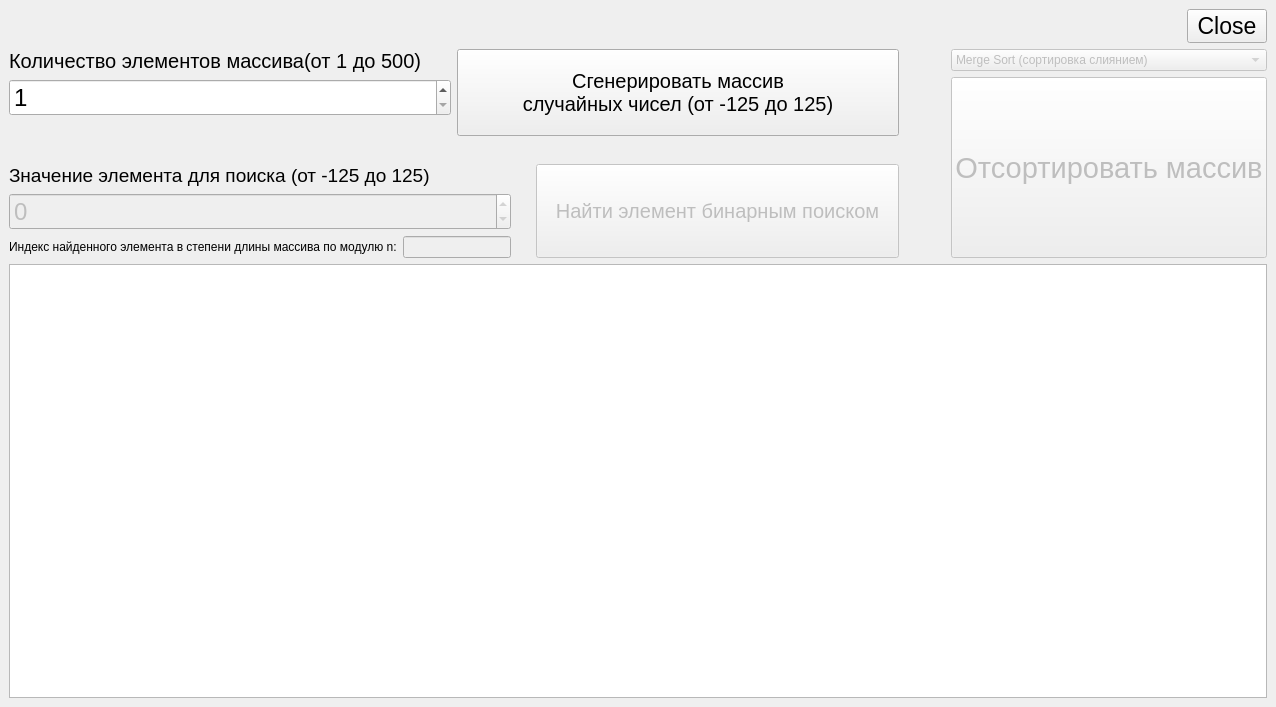
<?xml version="1.0" encoding="UTF-8"?>
<ui version="4.0">
 <class>MainWindow</class>
 <widget class="QMainWindow" name="MainWindow">
  <property name="geometry">
   <rect>
    <x>0</x>
    <y>0</y>
    <width>1276</width>
    <height>707</height>
   </rect>
  </property>
  <property name="windowTitle">
   <string>MainWindow</string>
  </property>
  <widget class="QWidget" name="centralwidget">
   <layout class="QGridLayout" name="gridLayout">
    <item row="3" column="0" colspan="3">
     <layout class="QVBoxLayout" name="verticalLayout_4">
      <item>
       <widget class="QGraphicsView" name="graphicsView"/>
      </item>
     </layout>
    </item>
    <item row="1" column="2">
     <widget class="QComboBox" name="comboSorts">
      <property name="enabled">
       <bool>false</bool>
      </property>
      <item>
       <property name="text">
        <string>Merge Sort (сортировка слиянием)</string>
       </property>
      </item>
      <item>
       <property name="text">
        <string>Quick Sort (быстрая сортировка)</string>
       </property>
      </item>
      <item>
       <property name="text">
        <string>Heap Sort (сортировка кучей)</string>
       </property>
      </item>
      <item>
       <property name="text">
        <string>Interpolation Sort (интерполяционная сортировка)</string>
       </property>
      </item>
     </widget>
    </item>
    <item row="2" column="1">
     <spacer name="horizontalSpacer_2">
      <property name="orientation">
       <enum>Qt::Horizontal</enum>
      </property>
      <property name="sizeType">
       <enum>QSizePolicy::Fixed</enum>
      </property>
      <property name="sizeHint" stdset="0">
       <size>
        <width>40</width>
        <height>20</height>
       </size>
      </property>
     </spacer>
    </item>
    <item row="0" column="0" colspan="3">
     <layout class="QHBoxLayout" name="horizontalLayout_2">
      <item>
       <spacer name="horizontalSpacer">
        <property name="orientation">
         <enum>Qt::Horizontal</enum>
        </property>
        <property name="sizeHint" stdset="0">
         <size>
          <width>40</width>
          <height>20</height>
         </size>
        </property>
       </spacer>
      </item>
      <item>
       <widget class="QPushButton" name="buttonClose">
        <property name="font">
         <font>
          <family>Ubuntu</family>
          <pointsize>17</pointsize>
         </font>
        </property>
        <property name="text">
         <string>Close</string>
        </property>
        <property name="icon">
         <iconset theme="application-exit"/>
        </property>
        <property name="iconSize">
         <size>
          <width>20</width>
          <height>20</height>
         </size>
        </property>
       </widget>
      </item>
     </layout>
    </item>
    <item row="1" column="0" rowspan="2">
     <layout class="QVBoxLayout" name="verticalLayout_6">
      <item>
       <layout class="QHBoxLayout" name="horizontalLayout">
        <property name="rightMargin">
         <number>0</number>
        </property>
        <item>
         <layout class="QVBoxLayout" name="verticalLayout_2">
          <item>
           <widget class="QLabel" name="label">
            <property name="font">
             <font>
              <pointsize>15</pointsize>
             </font>
            </property>
            <property name="text">
             <string>Количество элементов массива(от 1 до 500)</string>
            </property>
           </widget>
          </item>
          <item>
           <widget class="QSpinBox" name="spinCountIndexes">
            <property name="font">
             <font>
              <pointsize>18</pointsize>
             </font>
            </property>
            <property name="minimum">
             <number>1</number>
            </property>
            <property name="maximum">
             <number>1000</number>
            </property>
           </widget>
          </item>
          <item>
           <spacer name="verticalSpacer_2">
            <property name="orientation">
             <enum>Qt::Vertical</enum>
            </property>
            <property name="sizeType">
             <enum>QSizePolicy::Fixed</enum>
            </property>
            <property name="sizeHint" stdset="0">
             <size>
              <width>20</width>
              <height>20</height>
             </size>
            </property>
           </spacer>
          </item>
         </layout>
        </item>
        <item>
         <widget class="QPushButton" name="buttonGenerate">
          <property name="enabled">
           <bool>true</bool>
          </property>
          <property name="sizePolicy">
           <sizepolicy hsizetype="Minimum" vsizetype="Ignored">
            <horstretch>0</horstretch>
            <verstretch>0</verstretch>
           </sizepolicy>
          </property>
          <property name="font">
           <font>
            <pointsize>15</pointsize>
           </font>
          </property>
          <property name="text">
           <string>Сгенерировать массив
случайных чисел (от -125 до 125)</string>
          </property>
          <property name="icon">
           <iconset theme="view-refresh"/>
          </property>
          <property name="iconSize">
           <size>
            <width>35</width>
            <height>35</height>
           </size>
          </property>
         </widget>
        </item>
       </layout>
      </item>
      <item>
       <spacer name="verticalSpacer">
        <property name="orientation">
         <enum>Qt::Vertical</enum>
        </property>
        <property name="sizeType">
         <enum>QSizePolicy::Fixed</enum>
        </property>
        <property name="sizeHint" stdset="0">
         <size>
          <width>20</width>
          <height>15</height>
         </size>
        </property>
       </spacer>
      </item>
      <item>
       <layout class="QHBoxLayout" name="horizontalLayout_3">
        <property name="spacing">
         <number>6</number>
        </property>
        <property name="sizeConstraint">
         <enum>QLayout::SetDefaultConstraint</enum>
        </property>
        <property name="topMargin">
         <number>7</number>
        </property>
        <property name="rightMargin">
         <number>0</number>
        </property>
        <property name="bottomMargin">
         <number>0</number>
        </property>
        <item>
         <layout class="QHBoxLayout" name="horizontalLayout_5">
          <property name="rightMargin">
           <number>0</number>
          </property>
          <item>
           <layout class="QVBoxLayout" name="verticalLayout_5">
            <property name="rightMargin">
             <number>19</number>
            </property>
            <item>
             <widget class="QLabel" name="label_2">
              <property name="font">
               <font>
                <pointsize>14</pointsize>
               </font>
              </property>
              <property name="text">
               <string>Значение элемента для поиска (от -125 до 125)</string>
              </property>
             </widget>
            </item>
            <item>
             <widget class="QSpinBox" name="spinSearch">
              <property name="enabled">
               <bool>false</bool>
              </property>
              <property name="font">
               <font>
                <pointsize>18</pointsize>
               </font>
              </property>
              <property name="minimum">
               <number>-125</number>
              </property>
              <property name="maximum">
               <number>125</number>
              </property>
             </widget>
            </item>
            <item>
             <layout class="QHBoxLayout" name="horizontalLayout_4">
              <item>
               <widget class="QLabel" name="label_3">
                <property name="text">
                 <string>Индекс найденного элемента в степени длины массива по модулю n:</string>
                </property>
               </widget>
              </item>
              <item>
               <widget class="QLineEdit" name="lineIndex">
                <property name="enabled">
                 <bool>false</bool>
                </property>
               </widget>
              </item>
             </layout>
            </item>
           </layout>
          </item>
          <item>
           <widget class="QPushButton" name="buttonBinSearch">
            <property name="enabled">
             <bool>false</bool>
            </property>
            <property name="sizePolicy">
             <sizepolicy hsizetype="Expanding" vsizetype="Preferred">
              <horstretch>0</horstretch>
              <verstretch>0</verstretch>
             </sizepolicy>
            </property>
            <property name="font">
             <font>
              <pointsize>15</pointsize>
             </font>
            </property>
            <property name="text">
             <string>Найти элемент бинарным поиском</string>
            </property>
            <property name="icon">
             <iconset theme="system-search"/>
            </property>
            <property name="iconSize">
             <size>
              <width>35</width>
              <height>35</height>
             </size>
            </property>
           </widget>
          </item>
         </layout>
        </item>
       </layout>
      </item>
     </layout>
    </item>
    <item row="2" column="2">
     <layout class="QVBoxLayout" name="verticalLayout_3">
      <item>
       <widget class="QPushButton" name="buttonSort">
        <property name="enabled">
         <bool>false</bool>
        </property>
        <property name="sizePolicy">
         <sizepolicy hsizetype="Minimum" vsizetype="Ignored">
          <horstretch>0</horstretch>
          <verstretch>0</verstretch>
         </sizepolicy>
        </property>
        <property name="font">
         <font>
          <pointsize>22</pointsize>
         </font>
        </property>
        <property name="text">
         <string>Отсортировать массив</string>
        </property>
        <property name="icon">
         <iconset theme="emblem-symbolic-link"/>
        </property>
        <property name="iconSize">
         <size>
          <width>30</width>
          <height>30</height>
         </size>
        </property>
       </widget>
      </item>
     </layout>
    </item>
   </layout>
  </widget>
  <widget class="QMenuBar" name="menubar">
   <property name="geometry">
    <rect>
     <x>0</x>
     <y>0</y>
     <width>1276</width>
     <height>22</height>
    </rect>
   </property>
  </widget>
 </widget>
 <resources/>
 <connections/>
</ui>
